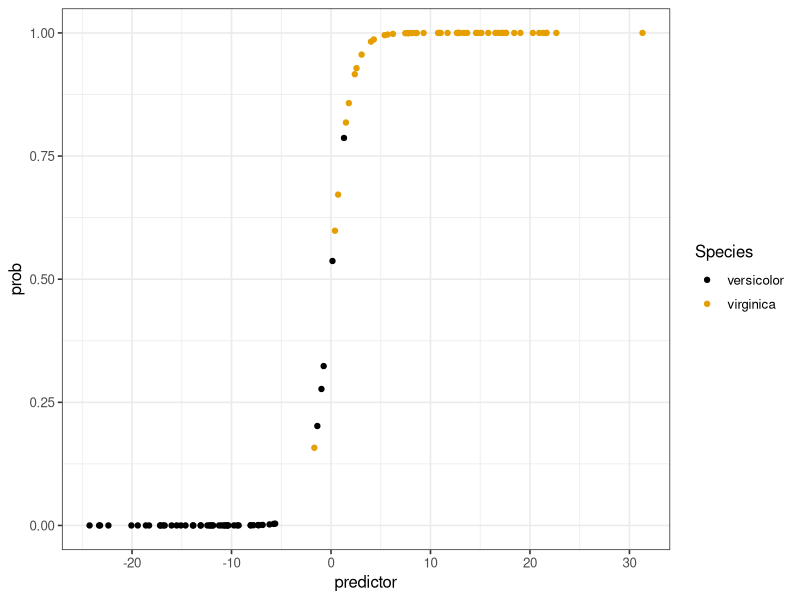
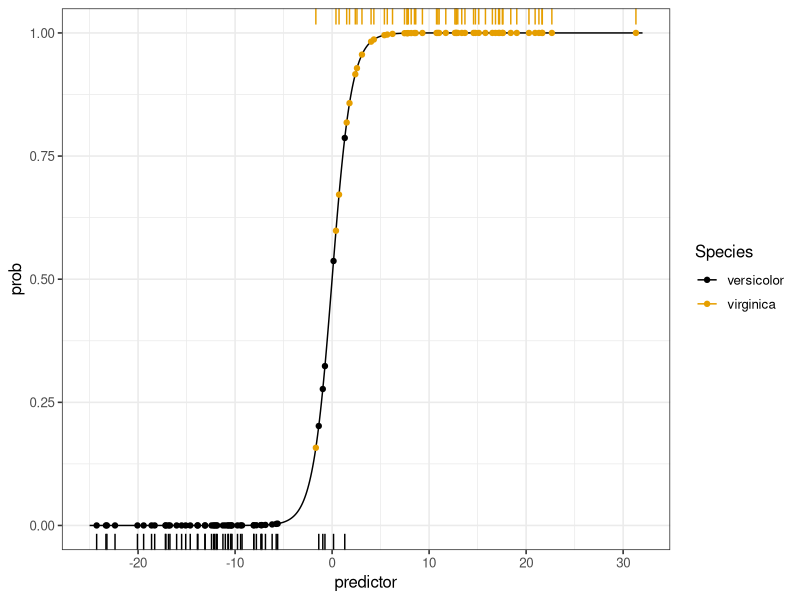
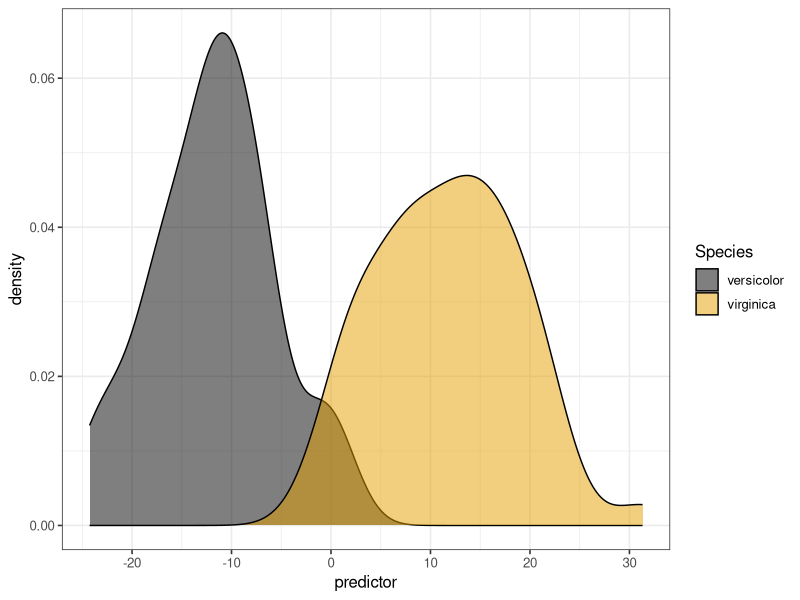

These charts were generated, in order, by the following R code:
## ---- chunk 1
library(knitr)
opts_chunk$set(fig.align="center", fig.height=3, fig.width=4)
## ---- chunk 2
library(tidyverse)
theme_set(theme_bw(base_size = 12)) # set default ggplot2 theme
library(ggthemes)
## ---- chunk 3
# make a reduced iris data set that only contains virginica and versicolor species
iris_small <- 
  iris %>%
  filter(Species %in% c("virginica", "versicolor"))
## ---- chunk 4
# logistic regression
glm_out <- glm(
Species ~ Sepal.Width + Sepal.Length + Petal.Width + Petal.Length,
data = iris_small,
family = binomial
) # family = binomial required for logistic regression
summary(glm_out)

## ---- chunk 5
glm_out <- glm(
Species ~ Sepal.Width + Petal.Width + Petal.Length,
data = iris_small,
family = binomial
)
summary(glm_out)
## ---- chunk 6
lr_data <- data.frame(
predictor=glm_out$linear.predictors,
prob=glm_out$fitted.values,
Species=iris_small$Species
)
ggplot(lr_data, aes(x = predictor, y = prob, color = Species)) +
geom_point() +
scale_color_colorblind()
## ---- chunk 7

# extract virginica and versicolor data
virg_data <- filter(lr_data, Species == "virginica")
vers_data <- filter(lr_data, Species == "versicolor")
# make data frame with logistic function
predictor <- (-250:320)/10
prob <- exp(predictor)/(1 + exp(predictor))
log_fun_data <- data.frame(predictor, prob)
# plot
ggplot(lr_data, aes(x = predictor, y = prob, color = Species)) +
geom_line(data = log_fun_data, color = "black") +
geom_point() +
geom_rug(data = vers_data, sides = 'b') +
geom_rug(data = virg_data, sides = 't') +
scale_color_colorblind()
## ---- chunk 8
ggplot(lr_data, aes(x = predictor, fill = Species)) +
geom_density(alpha = .5) +
scale_fill_colorblind()
## ---- chunk 9
plant1 <- data.frame(
  Sepal.Length = 6.4,
  Sepal.Width = 2.8,
  Petal.Length = 4.6,
  Petal.Width = 1.8
)
plant2 <- data.frame(
  Sepal.Length = 6.3,
  Sepal.Width = 2.5,
  Petal.Length = 4.1,
  Petal.Width = 1.7
)
plant3 <- data.frame(
  Sepal.Length = 6.7,
  Sepal.Width = 3.3,
  Petal.Length = 5.2,
  Petal.Width = 2.3
)
## ---- chunk 10
predict(glm_out, plant1, type = "response")
## ---- chunk 11
predict(glm_out, plant2, type = "response")
## ---- chunk 12
predict(glm_out, plant3, type = "response")
## ---- chunk 13

cutoff <- 0
virg_true <- sum(lr_data$predictor > cutoff & lr_data$Species == "virginica")
virg_false <- sum(lr_data$predictor <= cutoff & lr_data$Species == "virginica")
virg_true
## ---- chunk 14
virg_false
## ---- chunk 15
vers_true <- sum(lr_data$predictor <= cutoff & lr_data$Species == "versicolor")
vers_false <- sum(lr_data$predictor > cutoff & lr_data$Species == "versicolor")
vers_true
## ---- chunk 16
vers_false
## ---- chunk 17
tp <- virg_true/(virg_true + virg_false)
tn <- vers_true/(vers_true + vers_false)
tp

## ---- chunk 18
tn
